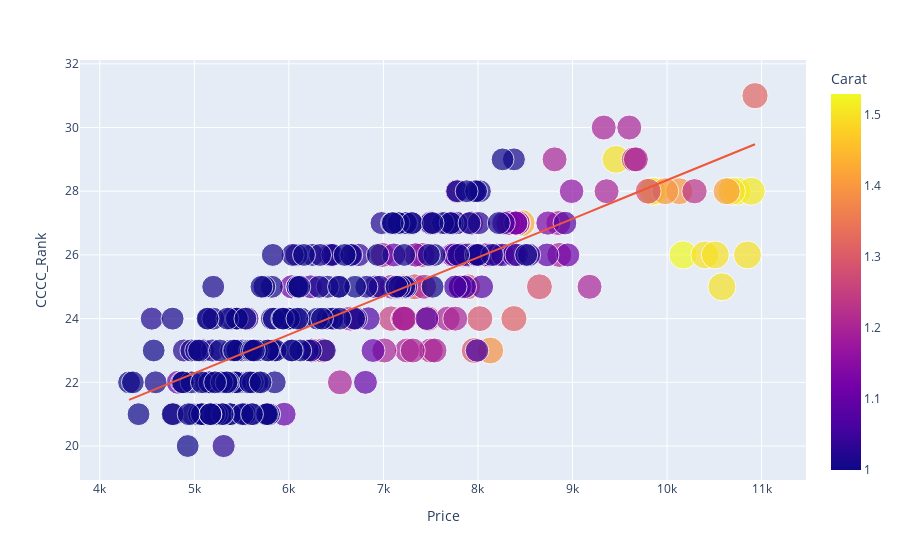
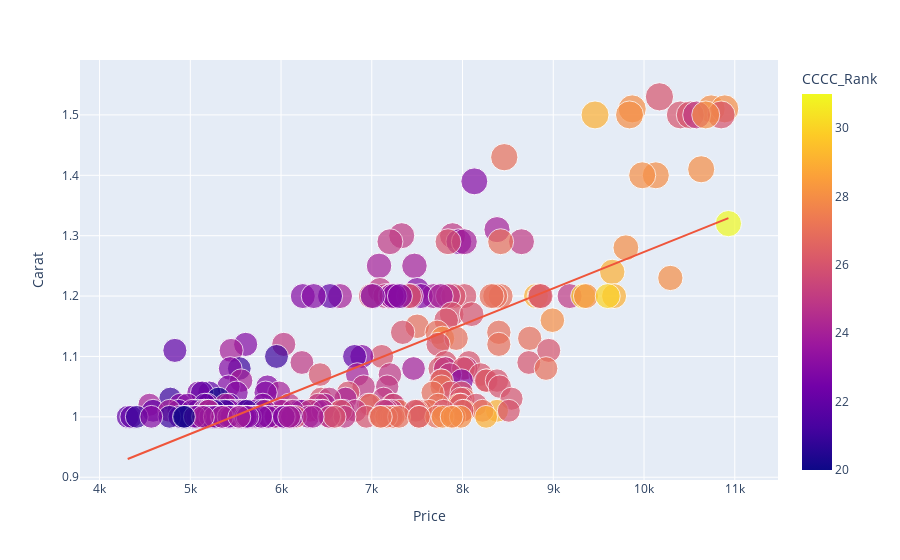
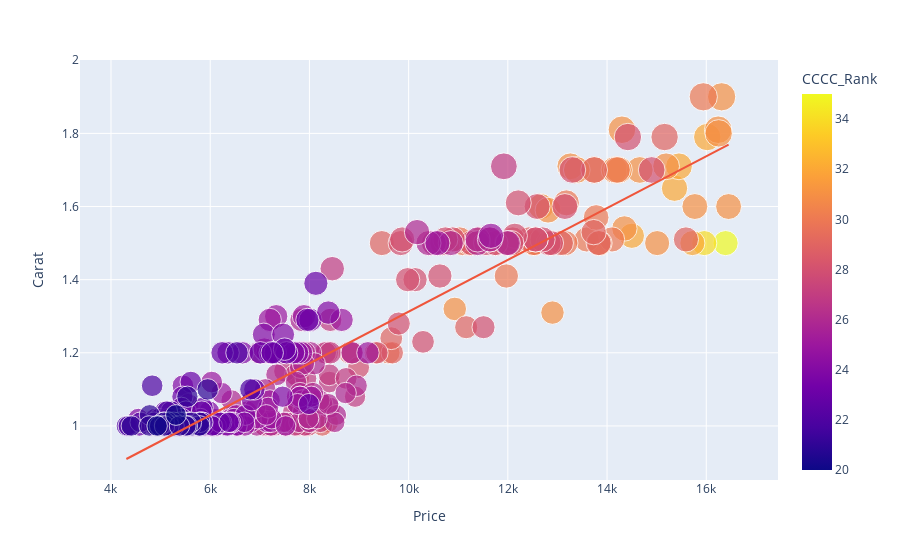

These figures' notebook cell, in order:
### Code cell
fig = px.scatter(diamond, x="Price"
                 , y="CCCC_Rank"
                 , color="Carat"
                 , size='Carat'
                 , hover_data=['Price']
                 , trendline="ols")
fig.show()

fig = px.scatter(diamond, x="Price"
                 , y="Carat"
                 , color="CCCC_Rank"
                 , size='Carat'
                 , hover_data=['CCCC_Rank']
                 , trendline="ols")
fig.show()

fig = px.scatter(df, x="Price"
                 , y="Carat"
                 , color="CCCC_Rank"
                 , size='Carat'
                 , hover_data=['CCCC_Rank']
                 , trendline="ols")
fig.show()

### Figure 1 — Plotly figure (JSON) as saved in the notebook; plotly's stock layout.template omitted (floating-point values rounded to 4 significant figures; data arrays with more than 128 entries replaced by an {"elided": "..."} marker saying what was removed)
{"data": [{"customdata": {"elided": "315x1 int values"}, "hovertemplate": "Price=%{customdata[0]}<br>CCCC_Rank=%{y}<br>Carat=%{marker.color}<extra></extra>", "legendgroup": "", "marker": {"color": {"elided": "315 float values"}, "coloraxis": "coloraxis", "size": {"elided": "315 float values"}, "sizemode": "area", "sizeref": 0.003825, "symbol": "circle"}, "mode": "markers", "name": "", "showlegend": false, "type": "scatter", "x": {"elided": "315 int values"}, "xaxis": "x", "y": {"elided": "315 int values"}, "yaxis": "y"}, {"hovertemplate": "<b>OLS trendline</b><br>CCCC_Rank = 0.00121223 * Price + 16.2253<br>R<sup>2</sup>=0.647819<br><br>Price=%{x}<br>CCCC_Rank=%{y} <b>(trend)</b><extra></extra>", "legendgroup": "", "marker": {"symbol": "circle"}, "mode": "lines", "name": "", "showlegend": false, "type": "scatter", "x": {"elided": "315 int values"}, "xaxis": "x", "y": {"elided": "315 float values"}, "yaxis": "y"}], "layout": {"coloraxis": {"colorbar": {"title": {"text": "Carat"}}, "colorscale": [[0, "#0d0887"], [0.1111, "#46039f"], [0.2222, "#7201a8"], [0.3333, "#9c179e"], [0.4444, "#bd3786"], [0.5556, "#d8576b"], [0.6667, "#ed7953"], [0.7778, "#fb9f3a"], [0.8889, "#fdca26"], [1, "#f0f921"]]}, "legend": {"itemsizing": "constant", "tracegroupgap": 0}, "margin": {"t": 60}, "xaxis": {"anchor": "y", "domain": [0, 1], "title": {"text": "Price"}}, "yaxis": {"anchor": "x", "domain": [0, 1], "title": {"text": "CCCC_Rank"}}}}

### Figure 2 — Plotly figure (JSON) as saved in the notebook; plotly's stock layout.template omitted (floating-point values rounded to 4 significant figures; data arrays with more than 128 entries replaced by an {"elided": "..."} marker saying what was removed)
{"data": [{"customdata": {"elided": "315x1 int values"}, "hovertemplate": "Price=%{x}<br>Carat=%{marker.size}<br>CCCC_Rank=%{marker.color}<extra></extra>", "legendgroup": "", "marker": {"color": {"elided": "315 int values"}, "coloraxis": "coloraxis", "size": {"elided": "315 float values"}, "sizemode": "area", "sizeref": 0.003825, "symbol": "circle"}, "mode": "markers", "name": "", "showlegend": false, "type": "scatter", "x": {"elided": "315 int values"}, "xaxis": "x", "y": {"elided": "315 float values"}, "yaxis": "y"}, {"hovertemplate": "<b>OLS trendline</b><br>Carat = 6.02504e-05 * Price + 0.670479<br>R<sup>2</sup>=0.530487<br><br>Price=%{x}<br>Carat=%{y} <b>(trend)</b><extra></extra>", "legendgroup": "", "marker": {"symbol": "circle"}, "mode": "lines", "name": "", "showlegend": false, "type": "scatter", "x": {"elided": "315 int values"}, "xaxis": "x", "y": {"elided": "315 float values"}, "yaxis": "y"}], "layout": {"coloraxis": {"colorbar": {"title": {"text": "CCCC_Rank"}}, "colorscale": [[0, "#0d0887"], [0.1111, "#46039f"], [0.2222, "#7201a8"], [0.3333, "#9c179e"], [0.4444, "#bd3786"], [0.5556, "#d8576b"], [0.6667, "#ed7953"], [0.7778, "#fb9f3a"], [0.8889, "#fdca26"], [1, "#f0f921"]]}, "legend": {"itemsizing": "constant", "tracegroupgap": 0}, "margin": {"t": 60}, "xaxis": {"anchor": "y", "domain": [0, 1], "title": {"text": "Price"}}, "yaxis": {"anchor": "x", "domain": [0, 1], "title": {"text": "Carat"}}}}

### Figure 3 — Plotly figure (JSON) as saved in the notebook; plotly's stock layout.template omitted (floating-point values rounded to 4 significant figures; data arrays with more than 128 entries replaced by an {"elided": "..."} marker saying what was removed)
{"data": [{"customdata": {"elided": "395x1 int values"}, "hovertemplate": "Price=%{x}<br>Carat=%{marker.size}<br>CCCC_Rank=%{marker.color}<extra></extra>", "legendgroup": "", "marker": {"color": {"elided": "395 int values"}, "coloraxis": "coloraxis", "size": {"elided": "395 float values"}, "sizemode": "area", "sizeref": 0.00475, "symbol": "circle"}, "mode": "markers", "name": "", "showlegend": false, "type": "scatter", "x": {"elided": "395 int values"}, "xaxis": "x", "y": {"elided": "395 float values"}, "yaxis": "y"}, {"hovertemplate": "<b>OLS trendline</b><br>Carat = 7.08091e-05 * Price + 0.604465<br>R<sup>2</sup>=0.848309<br><br>Price=%{x}<br>Carat=%{y} <b>(trend)</b><extra></extra>", "legendgroup": "", "marker": {"symbol": "circle"}, "mode": "lines", "name": "", "showlegend": false, "type": "scatter", "x": {"elided": "395 int values"}, "xaxis": "x", "y": {"elided": "395 float values"}, "yaxis": "y"}], "layout": {"coloraxis": {"colorbar": {"title": {"text": "CCCC_Rank"}}, "colorscale": [[0, "#0d0887"], [0.1111, "#46039f"], [0.2222, "#7201a8"], [0.3333, "#9c179e"], [0.4444, "#bd3786"], [0.5556, "#d8576b"], [0.6667, "#ed7953"], [0.7778, "#fb9f3a"], [0.8889, "#fdca26"], [1, "#f0f921"]]}, "legend": {"itemsizing": "constant", "tracegroupgap": 0}, "margin": {"t": 60}, "xaxis": {"anchor": "y", "domain": [0, 1], "title": {"text": "Price"}}, "yaxis": {"anchor": "x", "domain": [0, 1], "title": {"text": "Carat"}}}}
